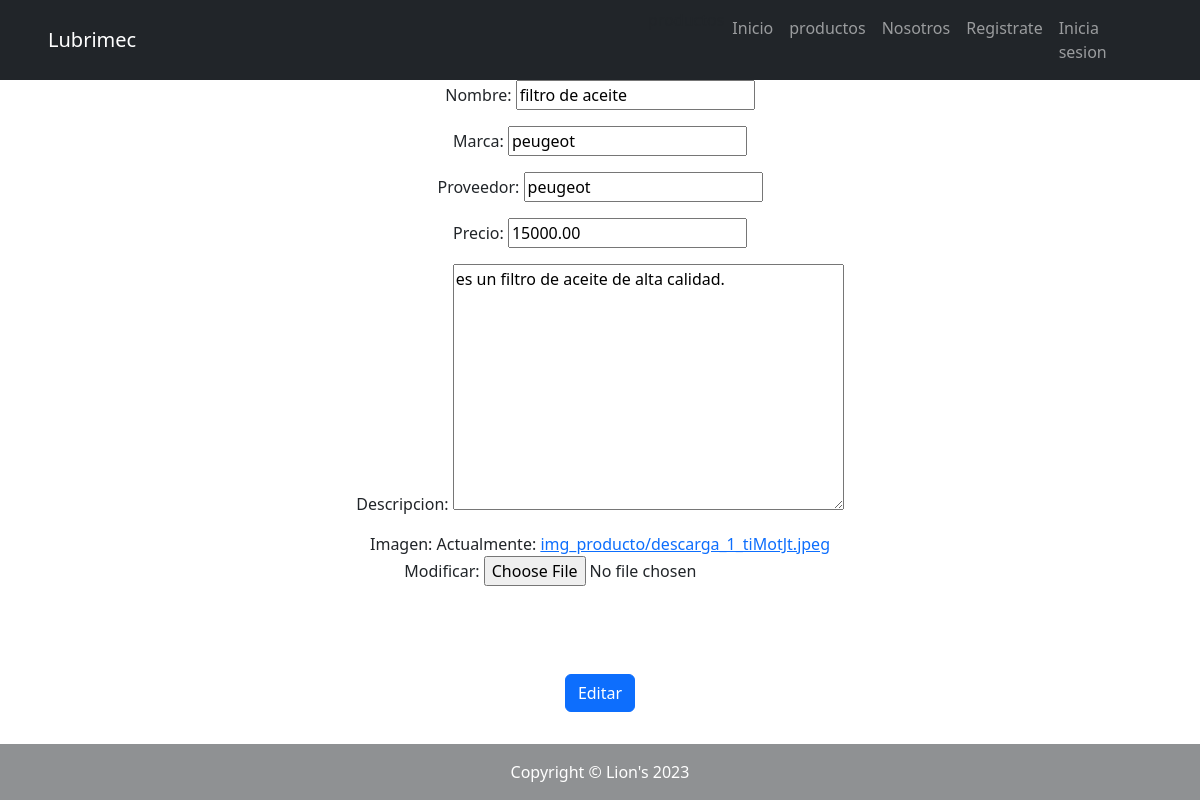
Page /productos/update/filtro de aceite/ on the committed database.
### apps/productos/models.py (models this page shows, shortened)
class ProductoModel(models.Model):
    nombre= models.CharField(max_length=250, blank=False, null=False)
    marca= models.CharField(max_length=250, blank=False, null=False,)
    proveedor= models.CharField(max_length=250, blank=False, null=False,)
    precio= models.DecimalField(max_digits=10, decimal_places=2, default=0,)
    descripcion= models.TextField(max_length=250, blank=True, null=True,)
    imagen= models.ImageField(upload_to= "img_producto", blank= False, null= False)

### apps/productos/views.py (the view)
# urls.py: path("productos/update/<NameProducto>/", views.ProductoUpdate, name= "UpdateProducto"),
def ProductoUpdate(request, NameProducto):
    product= models.ProductoModel.objects.get(nombre= NameProducto)
    if request.method == "POST":
        form= forms.ProductoForms(request.POST, request.FILES)
        if form.is_valid():
            info= form.cleaned_data
            product.nombre= info['nombre']
            product.marca= info['marca']
            product.proveedor= info['proveedor']
            product.precio= info['precio']
            product.descripcion= info['descripcion']
            product.imagen= info['imagen']
            product.save()
            return render(request, "home/index.html")
    else:
        form= forms.ProductoForms(initial={'nombre': product.nombre, 'marca': product.marca, 'proveedor': product.proveedor,
        'precio': product.precio, 'descripcion': product.descripcion, 'imagen': product.imagen})
    return render(request, "productos/EditarProducto.html", {"form_edit": form, "NameProducto": NameProducto})

### apps/productos/forms.py
class ProductoForms(forms.ModelForm):
    class Meta:
        verbose_name= 'producto'
        verbose_name_plural= 'productos'
        model= ProductoModel
        fields= '__all__'

### apps/productos/templates/productos/EditarProducto.html (shortened to what this page needs)
{% extends 'home/index.html' %}
{% block CONTENIDO_INDEX %}
    <div class="container text-center">
        <form method="POST" enctype="multipart/form-data">
            <table class="container text-center form-control-lg">
                {{ form_edit.as_p }}
            </table>
            <button type="submit" class="my-4 btn btn-primary">Editar</button>
        </form>
    </div>
{% endblock CONTENIDO_INDEX %}

### rows in the picture
ProductoModel: nombre "filtro de aceite", marca "peugeot", proveedor "peugeot", precio "15000.00", descripcion "es un filtro de aceite de alta calidad."
